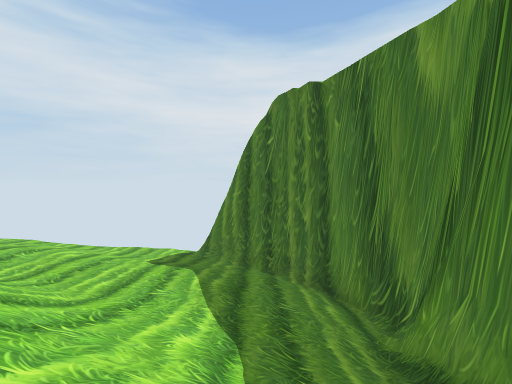
view 1 (above)

12 first-person views from a walk through a scene from a Unity 3-D project. The camera is 1.5 m above the floor, tilts 2° down and sees 90° across. The floor is counted in squares, 2 m on a side. Each view is taken from the middle of a square. On the plan, view 1 faces up. The plan holds only what a view shows up to about 9 squares ahead; the rest is blank. The place goes on beyond the plan.

view 2
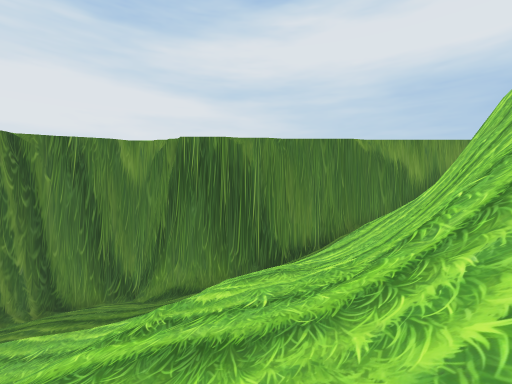

view 3
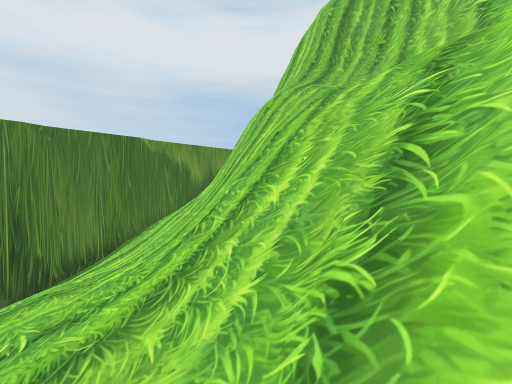

view 4
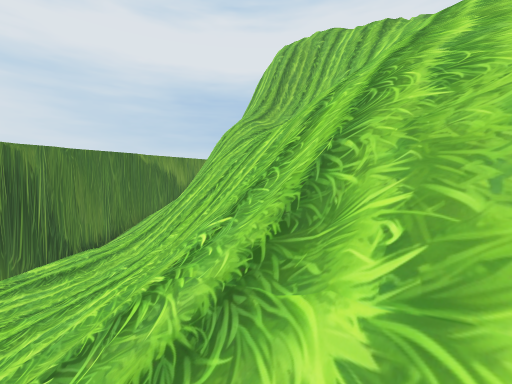

view 5
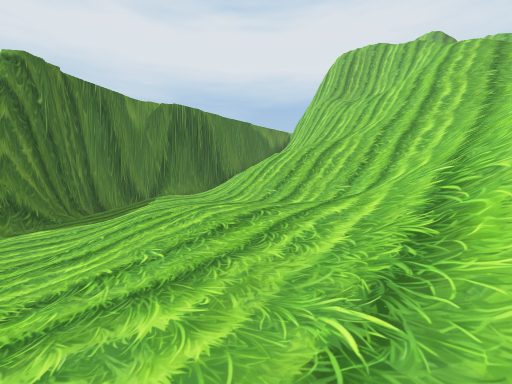

view 6
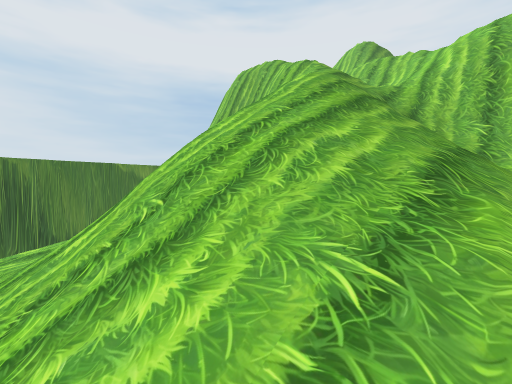

view 7
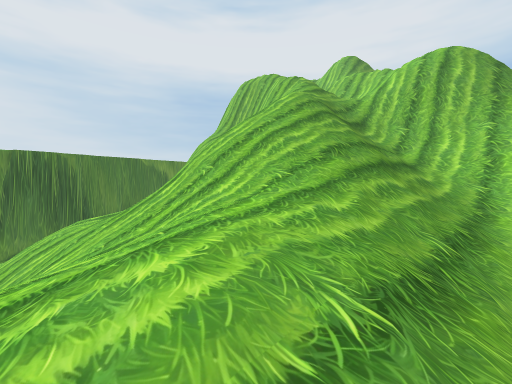

view 8
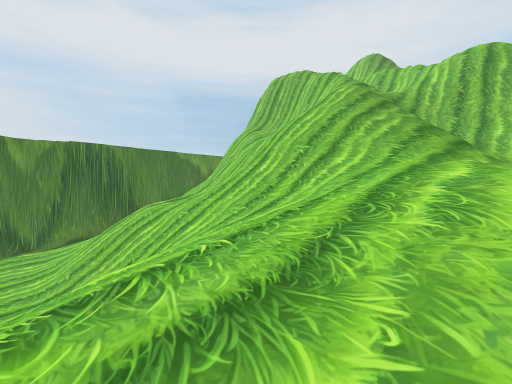

view 9
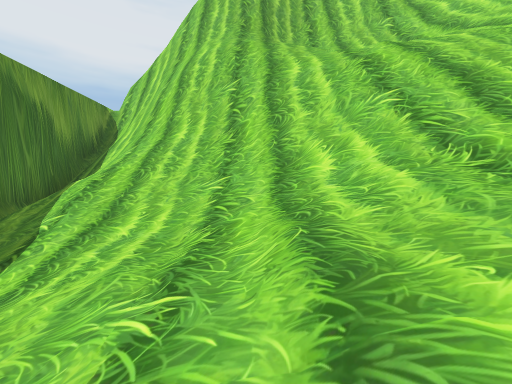

view 10
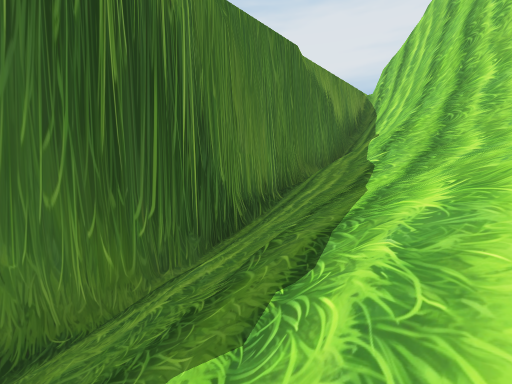

view 11
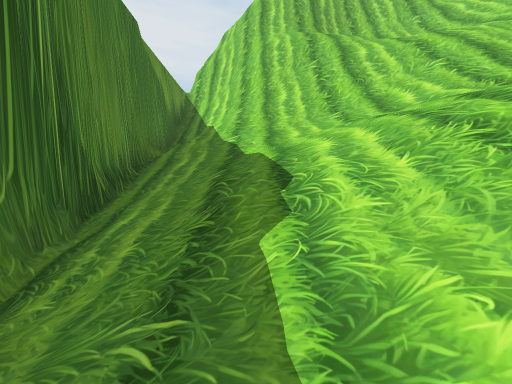

view 12
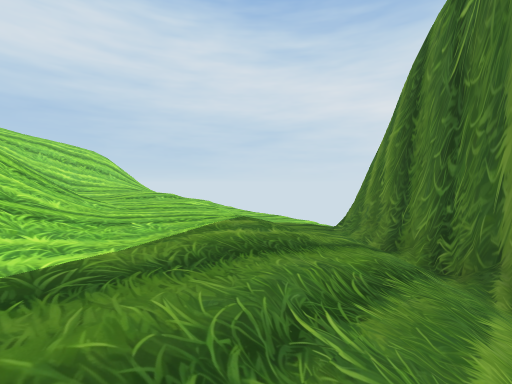

### Floor plan
Key: @ floor where view 1 was taken; # wall or solid block; . main floor; - floor 1 m lower than the main floor; _ floor 1.75 m lower than the main floor; : floor 3 m higher than the main floor; + floor 4 m higher than the main floor; * floor 4.75 m higher than the main floor; % floor 12.75 m higher than the main floor; & floor 15 m higher than the main floor; $ floor 16 m higher than the main floor; / step, stairs or slope; = window, fence, low wall or low ledge; v drop or lower ground.
Columns run from 14 left of view 1 to 3 right of it. Each row starts with its distance up from view 1.
  9     ---_____##
  8     /--///___###
  7     //..///___###
  6     //....----//#
  5  /:///........//#
  4  /+////////...-/#
  3 //////////////./#
  2 /*//////////////#
  1 //*//////://////##
  0 //////////////@//#
 -1 ///////==////////#
 -2 +//////////=/////#
 -3 /////// ///##////#
 -4 ///////// //###/ #
 -5 ////// ==////v####
 -6 /###v///##////v##
 -7 ####////vv#######
 -8 #vv//%  //vvvvv##
 -9  &$$//         v

Where each view was taken, in squares from view 1:
view 1: 0 up, 0 right, facing up
view 2: 0 up, 6 left, facing right
view 3: 0 up, 6 left, facing down-right
view 4: 1 up, 9 left, facing down-right
view 5: 9 up, 10 left, facing down-right
view 6: 1 up, 12 left, facing down-right
view 7: 3 up, 14 left, facing down-right
view 8: 5 up, 13 left, facing down-right
view 9: 1 up, 2 left, facing down
view 10: 2 up, 1 left, facing down-right
view 11: 3 up, 0 right, facing down
view 12: 3 up, 1 right, facing up-left
